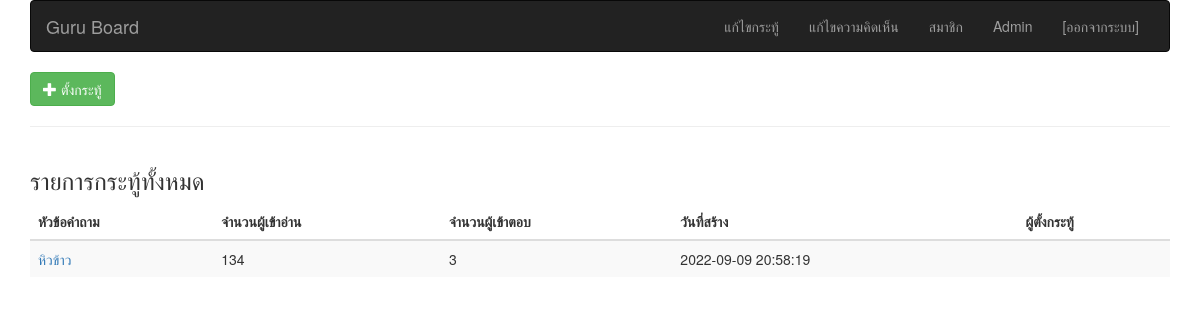
/index.php (signed in), run on the app's committed database.
### tables this page shows
CREATE TABLE `question` (
  `qt_id` int(11) NOT NULL,
  `qt_title` varchar(255) NOT NULL,
  `qt_detail` text NOT NULL COMMENT 'รายละเอียด',
  `qt_view` int(11) DEFAULT 0 COMMENT 'จำนวนคนเข้าอ่าน',
  `qt_reply` int(11) DEFAULT 0 COMMENT 'จำนวนคนเข้าตอบ',
  `qt_created` datetime NOT NULL COMMENT 'วันที่สร้างข้อมุล',
  `m_id` int(11) NOT NULL,
  `qt_image` varchar(100) NOT NULL
);

### index.php (the view)
<?php
include 'include/header.php';
?>
<body>
    <div class="container">
        <div class="row">
            <div class="col-md-12">
                <?php include 'include/top_menu.php' ?>
            </div>
        </div>
        <div class="row">
            <div class="col-md-12">
                <a class="btn btn-success" href="question_add.php" role="button"><span class="glyphicon glyphicon-plus"></span> ตั้งกระทู้</a>
            </div>
        </div>
        <hr>
        <div class="row">
            <div class="col-md-12">
                <h3>รายการกระทู้ทั้งหมด</h3>
                <div class="table-responsive">
                    <table class="table table-striped">
                        <thead>
                            <tr>
                                <th>หัวข้อคำถาม</th>
                                <th>จำนวนผู้เข้าอ่าน</th>
                                <th>จำนวนผู้เข้าตอบ</th>
                                <th>วันที่สร้าง</th>
                                <th>ผู้ตั้งกระทู้</th>
                            </tr>
                        </thead>
                        <tbody>
                            <?php
                            $sql = $db_con->prepare("SELECT * FROM question LEFT JOIN member ON (question.m_id = member.m_id) ORDER BY question.qt_id DESC");
                            $sql->execute();
                            $result = $sql->fetchAll();
                            ?>
                            <tr>
                                <?php foreach ($result as $row) { ?>
                                    <td><a href="question_reply.php?qt_id=<?php echo $row['qt_id'] ?>"><?php echo $row['qt_title'] ?></a></td>
                                    <td><?php echo $row['qt_view'] ?></td>
                                    <td><?php echo $row['qt_reply'] ?></td>
                                    <td><?php echo $row['qt_created'] ?></td>
                                    <td><?php echo $row['m_name'] ?></td>
                            </tr>
                        <?php } ?>
                        </tbody>
                    </table>
                </div>
            </div>
        </div>
    </div>
</body>
</html>

### data on the page
question: qt_title "หิวข้าว", qt_view "134", qt_reply "3", qt_created "2022-09-09 20:58:19"

### other printed values
$_SESSION["member_name"] "Admin"
